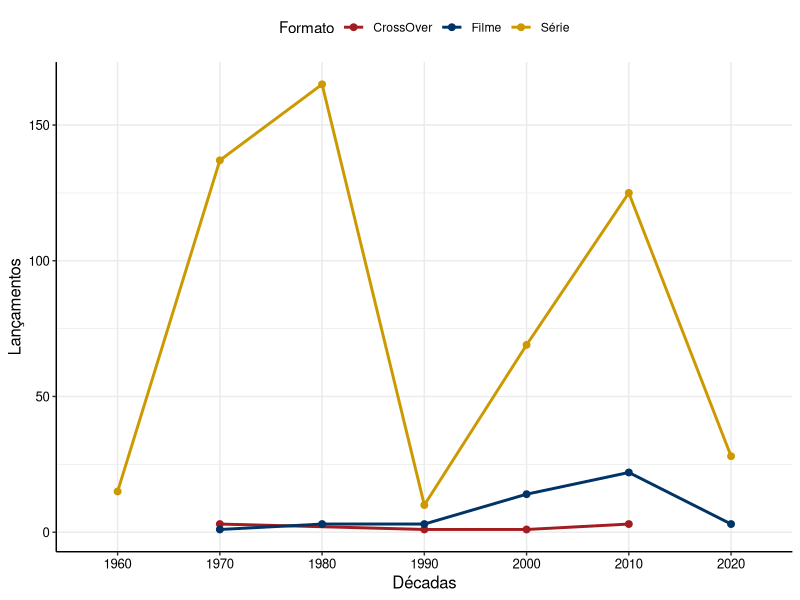
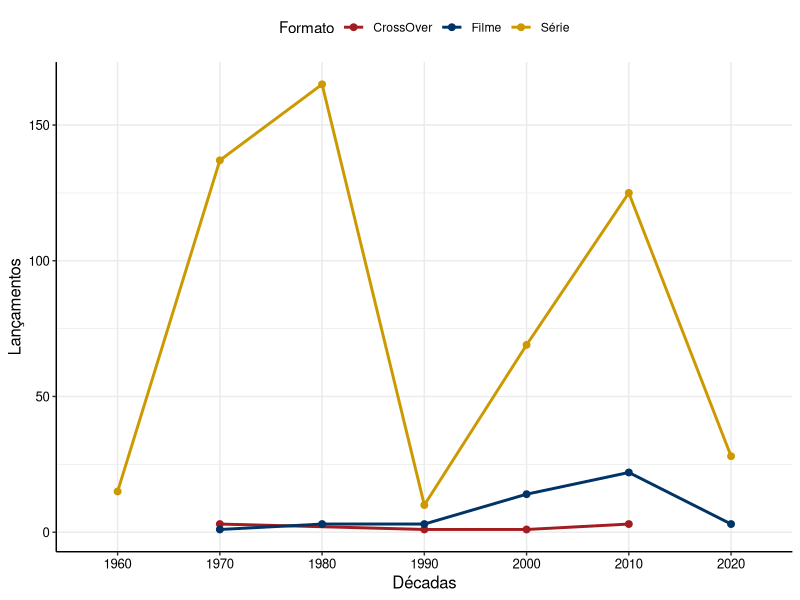

Source code (R) for these figures, in order:
# Projeto Fantasma Lucas.

library(readr)
banco_final <- read_csv("Banco de dados/banco_final.csv")
View(banco_final)

library(tidyverse)


## Tema da Estat
estat_colors <- c(
  "#A11D21", "#003366", "#CC9900",
  "#663333", "#FF6600", "#CC9966",
  "#999966", "#006606", "#008091", 
  "#041835", "#666666" )

theme_estat <- function(...) {
  theme <- ggplot2::theme_bw() +
    ggplot2::theme(
      axis.title.y = ggplot2::element_text(colour = "black", size = 12),
      axis.title.x = ggplot2::element_text(colour = "black", size = 12),
      axis.text = ggplot2::element_text(colour = "black", size = 9.5),
      panel.border = ggplot2::element_blank(),
      axis.line = ggplot2::element_line(colour = "black"),
      legend.position = "top",
      ...
    )
  
  return(
    list(
      theme,
      scale_fill_manual(values = estat_colors),
      scale_colour_manual(values = estat_colors)
    )
  )
}

# Número de lançamentos a cada década por formato de lançamento


### manipulação

categorias <- unique(banco_final$format)
categorias
#mudando o nome das categorias
banco_final <- banco_final %>% 
  mutate(format=recode(format,
                       "Movie"= "Filme",
                       "Serie"= "Série"))
#mudando o nome das colunas
banco_final <- banco_final %>% 
  rename(Formato = format, Estreia = date_aired)
view(banco_final)


# Arrumando as décadas
banco_final <- banco_final %>% 
  mutate(D_Estreia=substr(Estreia, 1,4))

banco_final$D_Estreia <- paste0(substr(banco_final$D_Estreia, 1,3), "0")
banco_final$D_Estreia

View(banco_final)
### gráfico

banco_dados <- banco_final %>% 
  group_by(D_Estreia, Formato) %>% 
  summarise(frequência = n())
view(banco_dados)

ggplot(banco_dados) +
  aes(x = D_Estreia, y = frequência, group = Formato, colour = Formato) +
  geom_line(size = 1) +
  geom_point(size = 2) +
  labs(x = "Décadas", y = "Lançamentos") +
  theme_estat()
ggsave("Lançamentos.pdf", width = 158, height = 93, units = "mm")

